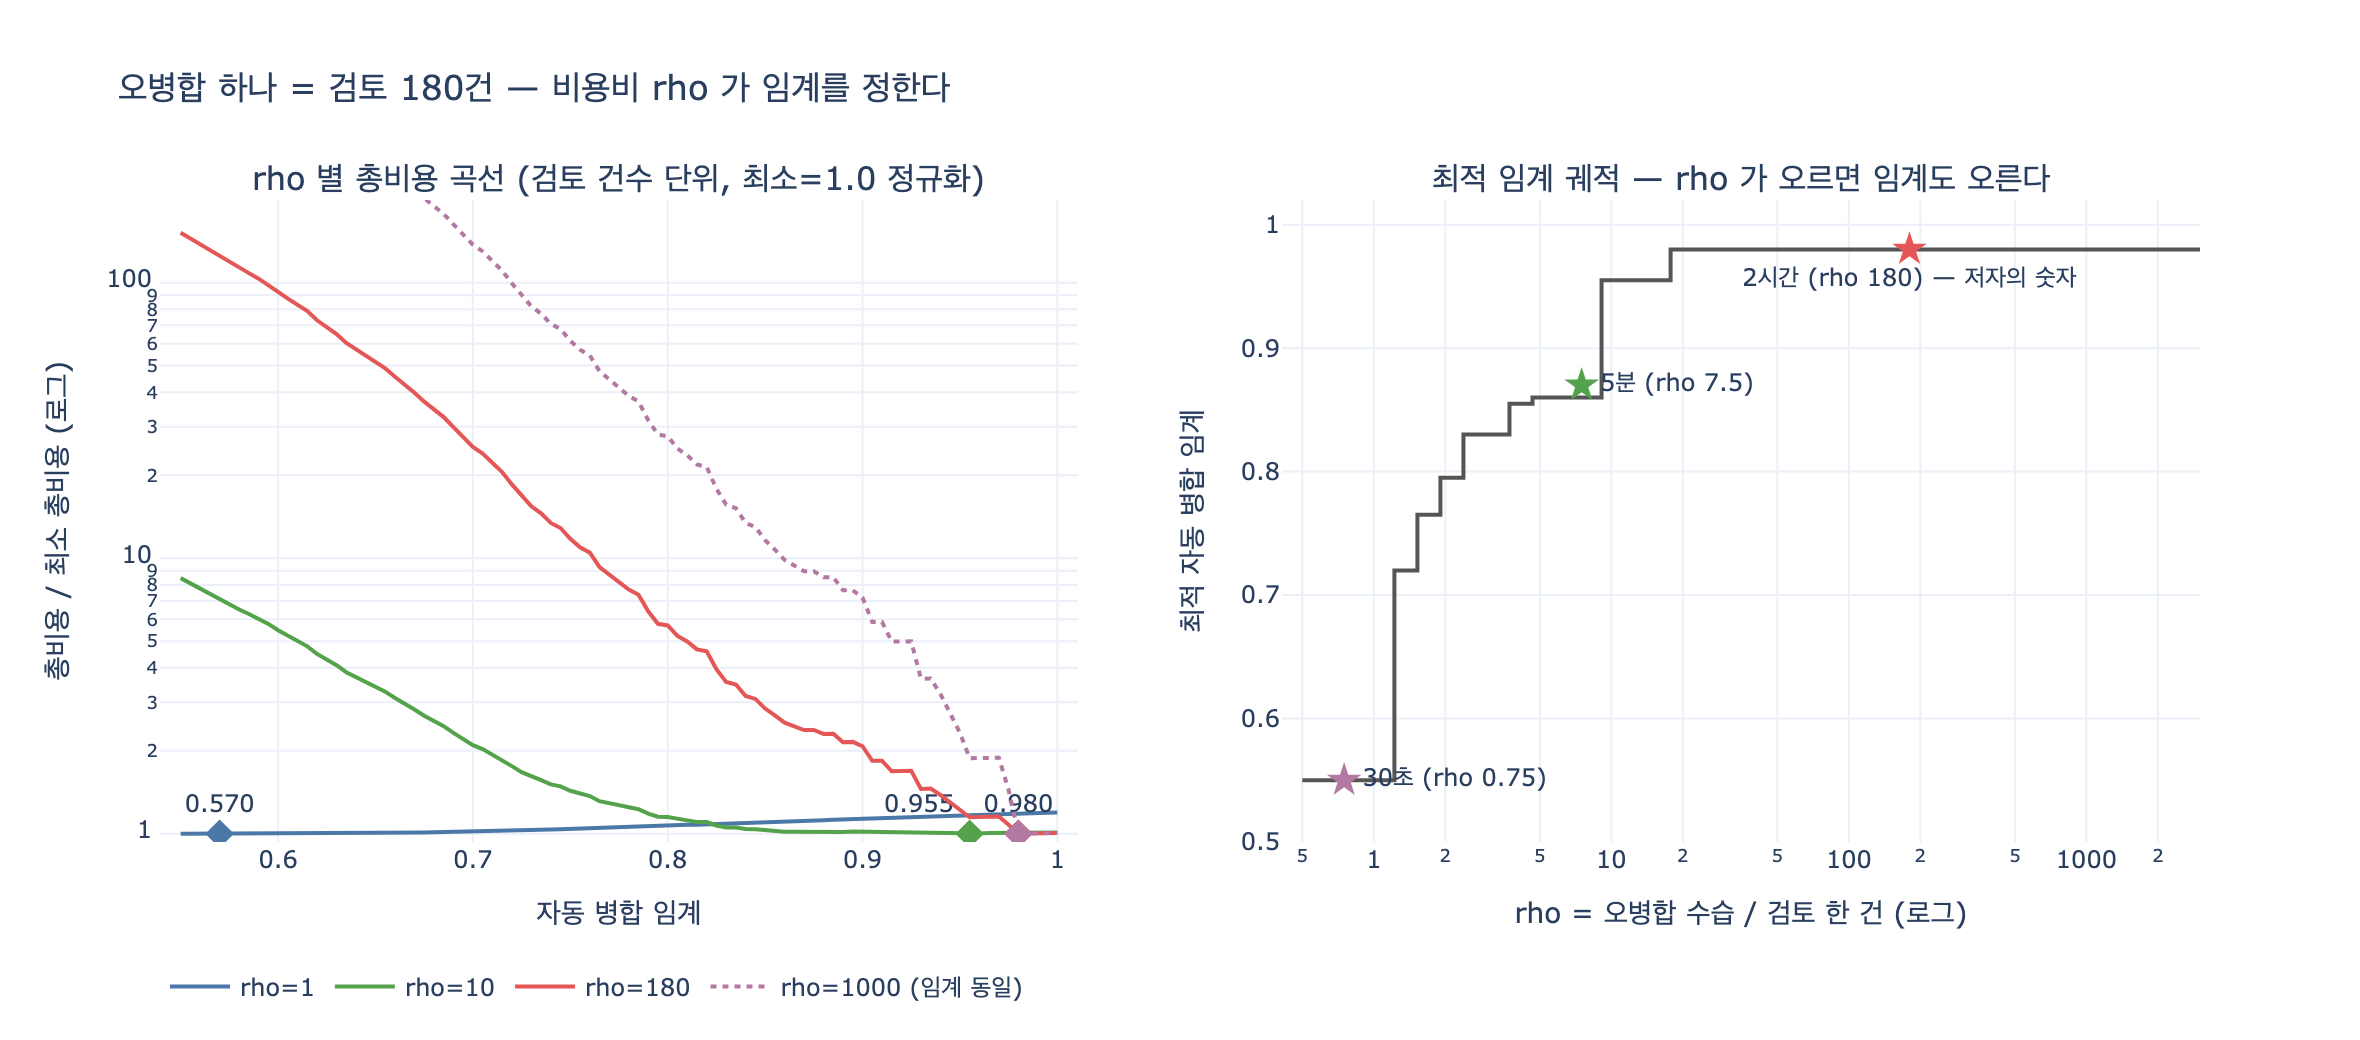

Recreate this plot in Python.
# %% [markdown]
# # 오병합 하나 = 검토 180건
#
# 저자가 적어 둔 숫자는 두 줄뿐이다.
#
# - 사람 한 건 검토: 약 **40초**, 인건비로 환산해 **400원**
# - 오병합 하나 수습: 평균 **2시간** (원인 파악 + 되돌리기 + 영향 받은 질의 확인)
#
# 여기서 「오병합 하나가 검토 180건과 맞먹는다」가 나온다. 이 노트는
#
# 1. 180이 어떻게 나오는지 시간·금액 두 경로로 재현하고,
# 2. 그 비율 $\rho = c_{FP}/c_{review}$ 가 **최적 임계**를 어떻게 결정하는지 보고,
# 3. 되돌리기가 싸질 때(2시간 → 5분 → 30초) 임계가 어떻게 내려가는지 확인한다.
#
# 필요 패키지: plotly, kaleido (없으면 표 출력까지는 그대로 동작)

# %%
import random

# %% [markdown]
# ## 1. 180의 재현 — 시간 경로
#
# $$\rho = \frac{c_{FP}}{c_{review}} = \frac{2\ \text{시간}}{40\ \text{초}} = \frac{7200}{40} = 180$$

# %%
REVIEW_SEC = 40  # 검토 한 건에 드는 시간
REVIEW_KRW = 400  # 검토 한 건의 인건비 환산
FP_SEC = 2 * 3600  # 오병합 하나 수습 시간 = 2시간

rho_time = FP_SEC / REVIEW_SEC
print(f"오병합 수습 {FP_SEC}초 / 검토 {REVIEW_SEC}초 = {rho_time:.1f}건")
# 출력: 오병합 수습 7200초 / 검토 40초 = 180.0건

# %% [markdown]
# ## 2. 같은 180을 금액 경로로
#
# 40초 = 400원이면 시급은 $400 \times (3600/40) = 36{,}000$원. 2시간이면 72,000원이고,
# 72,000 / 400 = 180. 두 경로가 같은 수에 도달한다 — 애초에 같은 환산율을 쓰기 때문이다.

# %%
wage_per_hour = REVIEW_KRW * (3600 / REVIEW_SEC)
fp_krw = wage_per_hour * (FP_SEC / 3600)
rho_money = fp_krw / REVIEW_KRW

print(f"환산 시급        : {wage_per_hour:,.0f}원/시간")
print(f"오병합 하나 금액 : {fp_krw:,.0f}원")
print(f"금액 기준 rho    : {rho_money:.1f}건")
print(f"두 경로 일치?    : {abs(rho_time - rho_money) < 1e-9}")
# 출력: 환산 시급        : 36,000원/시간
# 출력: 오병합 하나 금액 : 72,000원
# 출력: 금액 기준 rho    : 180.0건
# 출력: 두 경로 일치?    : True

# %% [markdown]
# 즉 「180건」은 정밀한 측정값이 아니라 **한 번의 실수와 한 번의 검토를 같은 단위로 바꾸는 환율**이다.
# 이 환율 하나가 임계를 정한다.

# %% [markdown]
# ## 3. 점수 분포 — asset의 예제 4와 같은 모양
#
# 같은 쌍 400개는 높은 쪽(평균 0.86), 다른 쌍 9,600개는 낮은 쪽(평균 0.42)에 몰리되
# 겹치는 구간이 있다. 겹침이 없으면 임계 고민 자체가 없다.

# %%
random.seed(20260801)
SAME = [min(1.0, max(0.0, random.gauss(0.86, 0.11))) for _ in range(400)]
DIFF = [min(1.0, max(0.0, random.gauss(0.42, 0.15))) for _ in range(9_600)]

LOW = 0.55  # 검토 하한은 고정. 이 아래는 그냥 무시(= 놓침 비용이 t와 무관해진다)


def evaluate(high, low=LOW):
    """high 이상은 자동 병합, [low, high)는 사람 검토, low 미만은 무시."""
    tp = sum(1 for s in SAME if s >= high)
    fp = sum(1 for s in DIFF if s >= high)  # 오병합
    fn = sum(1 for s in SAME if s < low)  # 놓침 (low 고정이므로 상수)
    review = sum(1 for s in SAME + DIFF if low <= s < high)
    prec = tp / (tp + fp) if tp + fp else 0.0
    return prec, tp / len(SAME), fp, fn, review


print(f"{'자동임계':>8} {'정밀도':>7} {'재현율':>7} {'오병합':>7} {'놓침':>6} {'사람검토':>8}")
for h in (0.95, 0.90, 0.85, 0.75, 0.65, 0.55):
    p, r, fp, fn, rv = evaluate(h)
    print(f"{h:>8.2f} {p:>7.3f} {r:>7.3f} {fp:>7,} {fn:>6,} {rv:>8,}")
# 출력:     자동임계     정밀도     재현율     오병합    놓침     사람검토
# 출력:     0.95   0.963   0.195       3      0    2,207
# 출력:     0.90   0.911   0.357      14      0    2,131
# 출력:     0.85   0.898   0.527      24      0    2,053
# 출력:     0.75   0.701   0.797     136      0    1,833
# 출력:     0.65   0.379   0.975     638      0    1,260
# 출력:     0.55   0.175   1.000   1,888      0        0
#
# 놓침이 0인 이유: 같은 쌍의 점수가 모두 0.55 이상이라 검토 하한 아래로 떨어지지 않는다.

# %% [markdown]
# ## 4. 총비용 — 검토 건수 단위로 환산
#
# 검토 한 건을 1로 두면 총비용은
#
# $$C(t) = \rho \cdot FP(t) + 1 \cdot Review(t) + \mu \cdot FN$$
#
# $FN$은 검토 하한 $t_{low}=0.55$를 고정했으므로 $t$와 무관한 상수다. 따라서 argmin에는
# 영향이 없고, 아래에서는 생략한다. 남는 건 **오병합 $\times \rho$** 대 **검토 건수**의 저울질뿐이다.

# %%
GRID = [round(0.55 + 0.005 * i, 3) for i in range(91)]  # 0.55 ~ 1.00
CACHE = {t: evaluate(t) for t in GRID}


def total_cost(t, rho):
    _, _, fp, _, review = CACHE[t]
    return rho * fp + review


def optimum(rho):
    best = min(GRID, key=lambda t: (total_cost(t, rho), -t))
    _, _, fp, _, review = CACHE[best]
    return best, total_cost(best, rho), fp, review


print(f"{'rho':>7} {'최적임계':>8} {'총비용(검토건)':>13} {'오병합':>7} {'검토':>7}")
for rho in (1, 3, 10, 30, 180, 1000):
    t, c, fp, rv = optimum(rho)
    print(f"{rho:>7} {t:>8.3f} {c:>13,.0f} {fp:>7,} {rv:>7,}")
# 출력:     rho     최적임계   총비용(검토건)     오병합      검토
# 출력:       1    0.570         1,888   1,554     334
# 출력:       3    0.830         2,118      33   2,019
# 출력:      10    0.955         2,230       2   2,210
# 출력:      30    0.980         2,239       0   2,239
# 출력:     180    0.980         2,239       0   2,239
# 출력:    1000    0.980         2,239       0   2,239

# %% [markdown]
# 읽는 법:
#
# - $\rho = 1$ — 오병합이 검토 한 건만큼도 안 아프다. 그러면 사람을 거의 부르지 말고
#   자동으로 밀어버리는 게 최적이다(임계 0.57, 오병합 1,554건을 그냥 감수).
# - $\rho = 3$ — 임계 0.83. 오병합이 33건으로 줄고 그 대가로 2,019건을 사람이 본다.
# - $\rho = 10$ — 임계 0.955. 오병합 2건.
# - $\rho = 30$ 이상 — **포화**. 임계가 0.98에서 멈추고 $\rho$를 180으로, 1000으로 올려도
#   답이 바뀌지 않는다. 오병합이 이미 0이라 더 올릴 이유가 없기 때문이다.
#
# 그래서 저자의 180은 「임계를 정확히 몇으로 하라」가 아니라 **「어느 쪽 극단에 서라」**를
# 말해 주는 숫자다. 두 자릿수만 넘으면 결론은 하나 — 「임계를 높게 잡는다. 사람이 많이
# 보더라도.」 비용비를 정밀하게 추정하지 않아도 자릿수만 맞으면 의사결정이 같아진다는 뜻이고,
# 이게 이런 봉투 뒷면 계산이 실무에서 쓸모 있는 이유다.
#
# 단, 대가는 정직하게 보자. $\rho = 180$ 의 답은 「사실상 자동화를 포기하고 2,239건을 다
# 사람이 본다」다. 사람 시간 24.9시간(2239 × 40초)을 써서 오병합 24건(0.85 임계 기준,
# 48시간어치)을 막는 거래다. 되돌리기가 비싸면 자동화 여지 자체가 좁아진다.

# %% [markdown]
# ## 5. 되돌리기가 싸지면 계산이 뒤집힌다
#
# asset의 마지막 줄: 「unmerge 가 대입 한 번이면 오병합 값이 2시간에서 5분이 된다.」
# $\rho$는 수습 시간을 검토 40초로 나눈 값이므로 그대로 따라 내려간다.

# %%
print(f"{'수습시간':>10} {'rho':>8} {'최적임계':>8} {'오병합':>7} {'검토':>7}")
for label, sec in (("2시간", 7200), ("5분", 300), ("30초", 30)):
    rho = sec / REVIEW_SEC
    t, _, fp, rv = optimum(rho)
    print(f"{label:>10} {rho:>8.2f} {t:>8.3f} {fp:>7,} {rv:>7,}")
# 출력:      수습시간      rho     최적임계     오병합      검토
# 출력:        2시간   180.00    0.980       0   2,239
# 출력:          5분     7.50    0.870      18   2,082
# 출력:         30초     0.75    0.550   1,888       0

# %% [markdown]
# 되돌리기를 싸게 만드는 엔지니어링(asset 예제 3의 `unmerge`)은 곧 **$\rho$를 깎는 작업**이다.
# $\rho$가 180 → 7.5 → 0.75로 떨어지면 최적 임계도 0.98 → 0.87 → 0.55로 내려가고,
# 사람 검토 부담이 2,239건 → 2,082건 → 0건으로 사라진다.
# 임계값을 소수점까지 튜닝하는 것보다 되돌리기를 싸게 만드는 쪽이 대체로 남는 장사다.

# %%
def _show(fig):
    try:
        from IPython import get_ipython

        if get_ipython() is not None:  # VSCode 셀/Jupyter에서만 렌더링
            fig.show()
    except ImportError:
        pass


try:
    import plotly.graph_objects as go
    from plotly.subplots import make_subplots

    RHOS = [1, 10, 180, 1000]
    COLORS = {1: "#4C78A8", 10: "#54A24B", 180: "#E45756", 1000: "#B279A2"}

    fig = make_subplots(
        rows=1,
        cols=2,
        subplot_titles=(
            "rho 별 총비용 곡선 (검토 건수 단위, 최소=1.0 정규화)",
            "최적 임계 궤적 — rho 가 오르면 임계도 오른다",
        ),
    )

    seen = set()
    for rho in RHOS:
        ys = [total_cost(t, rho) for t in GRID]
        m = min(ys)
        t_opt, _, _, _ = optimum(rho)
        label = f"rho={rho}" + (" (임계 동일)" if t_opt in seen else "")
        fig.add_trace(
            go.Scatter(
                x=GRID,
                y=[y / m for y in ys],
                name=label,
                line=dict(color=COLORS[rho], width=2, dash="dot" if t_opt in seen else "solid"),
                hovertemplate="임계 %{x:.3f}<br>상대비용 %{y:.2f}<extra></extra>",
            ),
            row=1,
            col=1,
        )
        fig.add_trace(
            go.Scatter(
                x=[t_opt],
                y=[1.0],
                mode="markers+text",
                marker=dict(color=COLORS[rho], size=11, symbol="diamond"),
                # 최적 임계가 겹치는 rho 는 라벨을 생략(0.980 중복)
                text=[""] if t_opt in seen else [f"{t_opt:.3f}"],
                textposition="top left" if rho == 10 else "top center",
                showlegend=False,
                hoverinfo="skip",
            ),
            row=1,
            col=1,
        )
        seen.add(t_opt)

    # 오른쪽: rho 를 촘촘히 훑어 최적 임계 궤적
    sweep = [0.5 * 1.25**i for i in range(40)]
    fig.add_trace(
        go.Scatter(
            x=sweep,
            y=[optimum(r)[0] for r in sweep],
            mode="lines",
            line=dict(color="#555", width=2, shape="hv"),
            showlegend=False,
            hovertemplate="rho %{x:.1f} → 임계 %{y:.3f}<extra></extra>",
        ),
        row=1,
        col=2,
    )
    for label, sec, color, pos in (
        ("30초 (rho 0.75)", 30, "#B279A2", "middle right"),
        ("5분 (rho 7.5)", 300, "#54A24B", "middle right"),
        ("2시간 (rho 180) — 저자의 숫자", 7200, "#E45756", "bottom center"),
    ):
        r = sec / REVIEW_SEC
        fig.add_trace(
            go.Scatter(
                x=[r],
                y=[optimum(r)[0]],
                mode="markers+text",
                marker=dict(color=color, size=13, symbol="star"),
                text=[label],
                textposition=pos,
                showlegend=False,
                hoverinfo="skip",
            ),
            row=1,
            col=2,
        )

    fig.update_xaxes(title_text="자동 병합 임계", row=1, col=1)
    fig.update_yaxes(
        title_text="총비용 / 최소 총비용 (로그)",
        type="log",
        range=[-0.03, 2.3],  # 1배 ~ 200배
        row=1,
        col=1,
    )
    fig.update_xaxes(title_text="rho = 오병합 수습 / 검토 한 건 (로그)", type="log", row=1, col=2)
    fig.update_yaxes(title_text="최적 자동 병합 임계", range=[0.5, 1.02], row=1, col=2)
    fig.update_layout(
        title_text="오병합 하나 = 검토 180건 — 비용비 rho 가 임계를 정한다",
        template="plotly_white",
        width=1180,
        height=520,
        legend=dict(orientation="h", y=-0.18),
    )

    _show(fig)
    fig.write_image("expy.png", scale=2)
    print("expy.png 저장 완료")
except Exception as exc:  # noqa: BLE001
    print(f"시각화 생략: {exc}")
# 출력: expy.png 저장 완료

# %% [markdown]
# ## 정리
#
# - 검토 한 건 40초·400원, 오병합 수습 2시간 → $7200/40 = 180$. 금액으로도 $72{,}000/400 = 180$.
# - 180은 「오병합 하나를 막기 위해 검토 179건까지는 써도 이득」이라는 뜻의 환율이다.
# - 이 환율이 임계를 정한다: $\rho$ 1 → 0.57, 3 → 0.83, 10 → 0.955, 30 이상 → 0.98(포화).
# - 되돌리기가 싸지면($\rho$ 180 → 7.5 → 0.75) 최적 임계도 0.98 → 0.87 → 0.55로 내려가고
#   사람 검토 부담(2,239 → 2,082 → 0건)이 사라진다.
